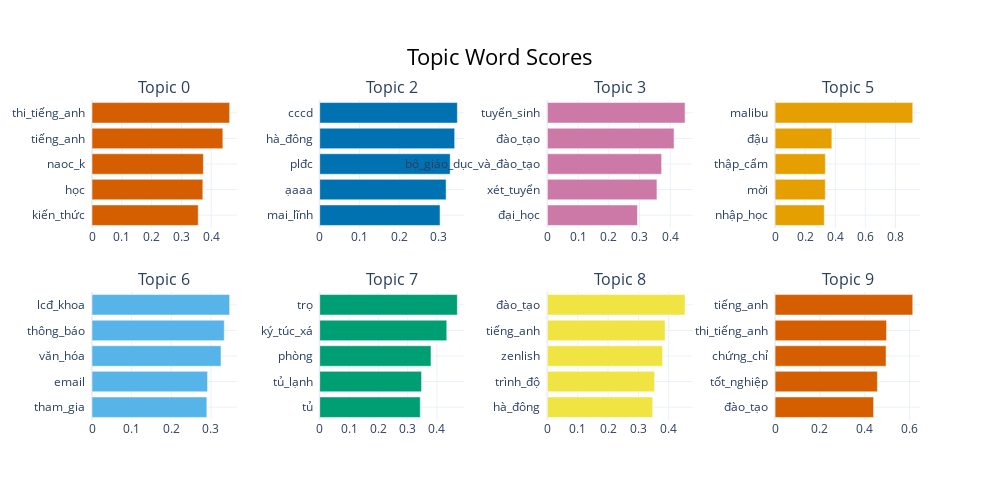

Write notebook code for a chart like this one.
### Code cell
topic_model.visualize_barchart()

### Figure 1 — Plotly figure (JSON) as saved in the notebook; plotly's stock layout.template omitted (floating-point values rounded to 4 significant figures)
{"data": [{"marker": {"color": "#D55E00"}, "orientation": "h", "type": "bar", "x": [0.3564, 0.3718, 0.3736, 0.439, 0.4618], "xaxis": "x", "y": ["kiến_thức  ", "học  ", "naoc_k  ", "tiếng_anh  ", "thi_tiếng_anh  "], "yaxis": "y"}, {"marker": {"color": "#0072B2"}, "orientation": "h", "type": "bar", "x": [0.303, 0.3183, 0.3285, 0.3399, 0.3466], "xaxis": "x2", "y": ["mai_lĩnh  ", "ạaaa  ", "plđc  ", "hà_đông  ", "cccd  "], "yaxis": "y2"}, {"marker": {"color": "#CC79A7"}, "orientation": "h", "type": "bar", "x": [0.2931, 0.3564, 0.3717, 0.4122, 0.448], "xaxis": "x3", "y": ["đại_học  ", "xét_tuyển  ", "bộ_giáo_dục_và_đào_tạo  ", "đào_tạo  ", "tuyển_sinh  "], "yaxis": "y3"}, {"marker": {"color": "#E69F00"}, "orientation": "h", "type": "bar", "x": [0.327, 0.3335, 0.3339, 0.3772, 0.9149], "xaxis": "x4", "y": ["nhập_học  ", "mời  ", "thập_cẩm  ", "đậu  ", "malibu  "], "yaxis": "y4"}, {"marker": {"color": "#56B4E9"}, "orientation": "h", "type": "bar", "x": [0.2897, 0.2915, 0.3255, 0.3337, 0.3473], "xaxis": "x5", "y": ["tham_gia  ", "email  ", "văn_hóa  ", "thông_báo  ", "lcđ_khoa  "], "yaxis": "y5"}, {"marker": {"color": "#009E73"}, "orientation": "h", "type": "bar", "x": [0.343, 0.3473, 0.3795, 0.4333, 0.4695], "xaxis": "x6", "y": ["tủ  ", "tủ_lạnh  ", "phòng  ", "ký_túc_xá  ", "trọ  "], "yaxis": "y6"}, {"marker": {"color": "#F0E442"}, "orientation": "h", "type": "bar", "x": [0.3471, 0.3534, 0.3796, 0.3881, 0.4538], "xaxis": "x7", "y": ["hà_đông  ", "trình_độ  ", "zenlish  ", "tiếng_anh  ", "đào_tạo  "], "yaxis": "y7"}, {"marker": {"color": "#D55E00"}, "orientation": "h", "type": "bar", "x": [0.4393, 0.4562, 0.4948, 0.497, 0.6139], "xaxis": "x8", "y": ["đào_tạo  ", "tốt_nghiệp  ", "chứng_chỉ  ", "thi_tiếng_anh  ", "tiếng_anh  "], "yaxis": "y8"}], "layout": {"annotations": [{"font": {"size": 16}, "showarrow": false, "text": "Topic 0", "x": 0.0875, "xanchor": "center", "xref": "paper", "y": 1, "yanchor": "bottom", "yref": "paper"}, {"font": {"size": 16}, "showarrow": false, "text": "Topic 2", "x": 0.3625, "xanchor": "center", "xref": "paper", "y": 1, "yanchor": "bottom", "yref": "paper"}, {"font": {"size": 16}, "showarrow": false, "text": "Topic 3", "x": 0.6375, "xanchor": "center", "xref": "paper", "y": 1, "yanchor": "bottom", "yref": "paper"}, {"font": {"size": 16}, "showarrow": false, "text": "Topic 5", "x": 0.9125, "xanchor": "center", "xref": "paper", "y": 1, "yanchor": "bottom", "yref": "paper"}, {"font": {"size": 16}, "showarrow": false, "text": "Topic 6", "x": 0.0875, "xanchor": "center", "xref": "paper", "y": 0.4, "yanchor": "bottom", "yref": "paper"}, {"font": {"size": 16}, "showarrow": false, "text": "Topic 7", "x": 0.3625, "xanchor": "center", "xref": "paper", "y": 0.4, "yanchor": "bottom", "yref": "paper"}, {"font": {"size": 16}, "showarrow": false, "text": "Topic 8", "x": 0.6375, "xanchor": "center", "xref": "paper", "y": 0.4, "yanchor": "bottom", "yref": "paper"}, {"font": {"size": 16}, "showarrow": false, "text": "Topic 9", "x": 0.9125, "xanchor": "center", "xref": "paper", "y": 0.4, "yanchor": "bottom", "yref": "paper"}], "height": 500, "hoverlabel": {"bgcolor": "white", "font": {"family": "Rockwell", "size": 16}}, "showlegend": false, "title": {"font": {"color": "Black", "size": 22}, "text": "Topic Word Scores", "x": 0.5, "xanchor": "center", "yanchor": "top"}, "width": 1000, "xaxis": {"anchor": "y", "domain": [0, 0.175], "showgrid": true}, "xaxis2": {"anchor": "y2", "domain": [0.275, 0.45], "showgrid": true}, "xaxis3": {"anchor": "y3", "domain": [0.55, 0.725], "showgrid": true}, "xaxis4": {"anchor": "y4", "domain": [0.825, 1], "showgrid": true}, "xaxis5": {"anchor": "y5", "domain": [0, 0.175], "showgrid": true}, "xaxis6": {"anchor": "y6", "domain": [0.275, 0.45], "showgrid": true}, "xaxis7": {"anchor": "y7", "domain": [0.55, 0.725], "showgrid": true}, "xaxis8": {"anchor": "y8", "domain": [0.825, 1], "showgrid": true}, "yaxis": {"anchor": "x", "domain": [0.6, 1], "showgrid": true}, "yaxis2": {"anchor": "x2", "domain": [0.6, 1], "showgrid": true}, "yaxis3": {"anchor": "x3", "domain": [0.6, 1], "showgrid": true}, "yaxis4": {"anchor": "x4", "domain": [0.6, 1], "showgrid": true}, "yaxis5": {"anchor": "x5", "domain": [0, 0.4], "showgrid": true}, "yaxis6": {"anchor": "x6", "domain": [0, 0.4], "showgrid": true}, "yaxis7": {"anchor": "x7", "domain": [0, 0.4], "showgrid": true}, "yaxis8": {"anchor": "x8", "domain": [0, 0.4], "showgrid": true}}}
